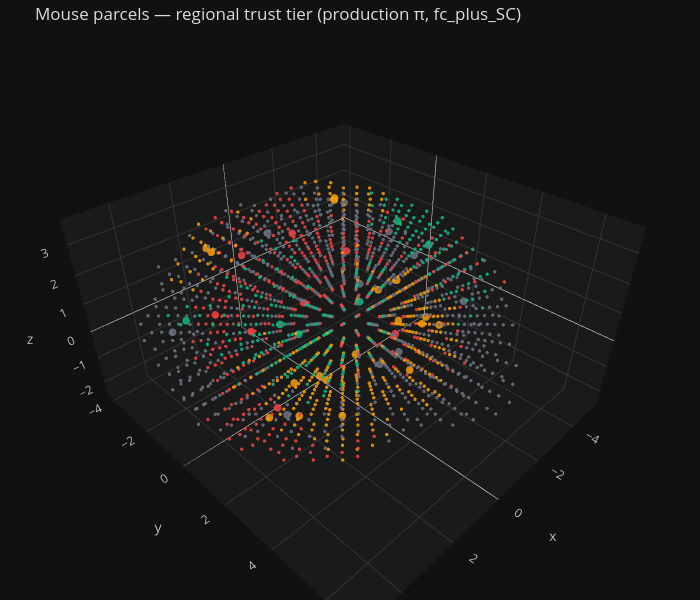

The notebook cell saved with this chart:
### Markdown cell above
## 10. Trust map — where to (and not to) trust the model

Per-parcel trust signal computed in `pipeline/05g_compute_trust.py`. We
expose two views:

- **Regional empirical trust** — per-region top-1 against Beauchamp 2022.
  This is the honest signal: emerald = top-1 ≥15% in this region (Thalamus,
  Auditory, Somatosensory), amber = 3-15%, red = <3%, grey = parcel not in
  any of our 19 evaluable Beauchamp regions.
- **Model-confidence trust** — composite of bootstrap stability +
  argmax mass concentration + FC similarity to nearest anchor. Less
  informative (88% of parcels have perfect bootstrap & concentration,
  so it mostly reflects FC similarity).

The regional view is what you should use to decide whether to trust a
specific prediction.

### Code cell
import numpy as np
from homer.data import load_cached
from homer.viz.notebook import plot_brain_3d

M, _ = load_cached('mouse', cache_dir='../outputs/anndata')
ts = np.load('../outputs/coupling/trust_score_fc_plus_SC.npz')

# Show the regional-tier 3D map
fig = plot_brain_3d(
    M,
    color_by='trust_tier',
    trust_tier=ts['regional_tier'],
    title='Mouse parcels — regional trust tier (production π, fc_plus_SC)',
)
fig.show()

### Figure 1 — Plotly figure (JSON) as saved in the notebook; plotly's stock layout.template omitted (floating-point values rounded to 4 significant figures; data arrays with more than 128 entries replaced by an {"elided": "..."} marker saying what was removed)
{"data": [{"hovertemplate": "%{text}<extra></extra>", "marker": {"color": {"elided": "1864 str values"}, "line": {"width": 0}, "opacity": 0.85, "size": {"elided": "1864 int values"}}, "mode": "markers", "text": {"elided": "1864 str values"}, "type": "scatter3d", "x": {"elided": "1864 float values"}, "y": {"elided": "1864 float values"}, "z": {"elided": "1864 float values"}}], "layout": {"font": {"color": "#ddd"}, "height": 600, "margin": {"b": 0, "l": 0, "r": 0, "t": 40}, "paper_bgcolor": "#111", "plot_bgcolor": "#111", "scene": {"aspectmode": "data", "bgcolor": "#111", "xaxis": {"backgroundcolor": "#1a1a1a", "color": "#bbb", "gridcolor": "#333", "title": {"text": "x"}}, "yaxis": {"backgroundcolor": "#1a1a1a", "color": "#bbb", "gridcolor": "#333", "title": {"text": "y"}}, "zaxis": {"backgroundcolor": "#1a1a1a", "color": "#bbb", "gridcolor": "#333", "title": {"text": "z"}}}, "title": {"text": "Mouse parcels — regional trust tier (production π, fc_plus_SC)"}, "width": 700}}
